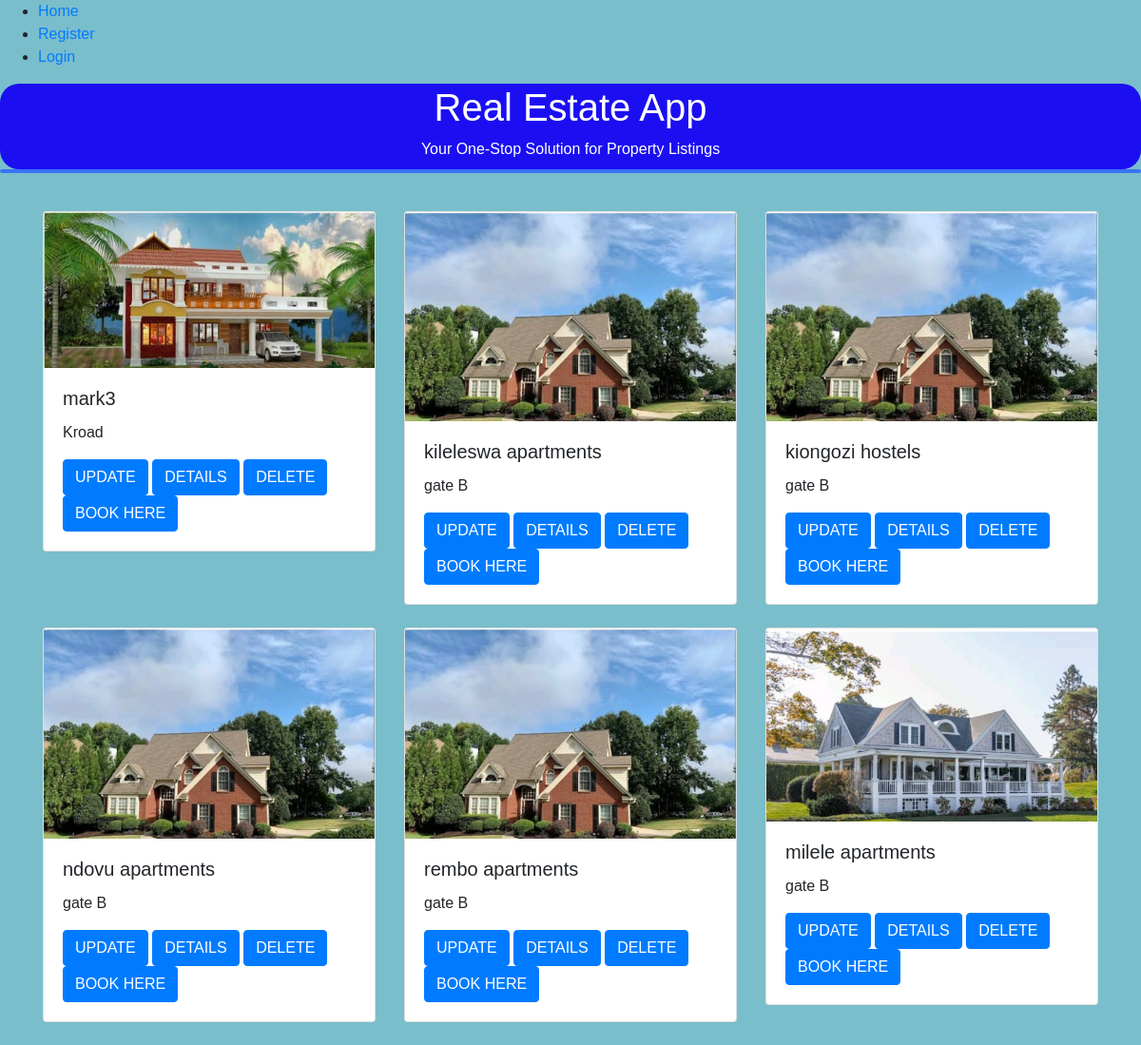
Page /listing_all/ on the committed database.
### coreApp/models.py (models this page shows, shortened)
class Property_model(models.Model):
    user = models.ForeignKey(User, on_delete=models.CASCADE, related_name='property')
    property_name = models.CharField(max_length=255)
    location = models.CharField(max_length=50)
    image = models.ImageField(blank=True, null=True)
    rental_price = models.DecimalField(max_digits=10, decimal_places=2)
    security_deposit = models.DecimalField(max_digits=10, decimal_places=2)
    start_date = models.start_date = datetime.now()
    end_date = models.end_date = datetime.now()
    duration = models.DurationField()
    date_paid = models.DateField(blank=True, null=True)
    AMENITIES_CHOICES = [
        ('Balcony','Balcony'),
        ('Gym','Gym'),
        ('SwimmingPool','SwimmingPool')]
    STATUS_CHOICES=[
        ('Available','Available'),
        ('Occupied', 'Occupied') ]
    HOUSE_SIZE = [('STANDARD','STANDARD'),
                  ('Spacious','Spacious')]
    TYPE_OF_HOUSE =[('Singleroom','Singleroom'),
                    ('Bedsitter','Bedsitter'),
                    ('Onebedroom','Onebedroom'),
                    ('Twobedroom','Twobedroom'),
                    ('Threebedroom','Threebedroom'),
                    ('Fourbedroom','Fourbedroom'),
                    ('Studio','Studio'),
                    ('Commercialshops','Commercialshops')]
    amenities = models.TextField(choices=AMENITIES_CHOICES)
    status = models.TextField(choices=STATUS_CHOICES)
    house_type = models.CharField(max_length=50,choices=TYPE_OF_HOUSE)
    size = models.CharField(max_length=50,choices=HOUSE_SIZE)

### coreApp/views.py (the view)
# urls.py: path('listing_all/', property_model_list, name ='listing_all'),
def property_model_list(request):
    listings = Property_model.objects.all()
    context = {
        "listings":listings
    }
    return render(request, "listings_list.html", context)

### coreApp/templates/listings_list.html
{% include 'commons/base.html' %}
{% block content %}
<div class="container">
    <div class="row">
        {% for listing in listings %}
        <div class="col-md-4 mb-4">
            <div class="card">
                <img src="{{ listing.image.url }}" alt="{{ listing.name }}" class="card-img-top img-fluid">
                <div class="card-body">
                    <h5 class="card-title">{{ listing.property_name }}</h5>
                    <p class="card-text">{{ listing.location }}</p>
                    <a href="{% url 'coreApp:update_listing' listing.id %}" class="btn btn-primary">UPDATE</a>
                    <a href="{% url 'coreApp:retrieve_listing' listing.id %}" class="btn btn-primary">DETAILS</a>
                    <a href="{% url 'coreApp:delete_listing' listing.id %}" class="btn btn-primary">DELETE</a>
                    <a href="{% url 'coreApp:book_property' listing.id %}" class="btn btn-primary">BOOK HERE</a>
                </div>
            </div>
        </div>
        {% endfor %}
    </div>
</div>
{% endblock %}

### accounts/templates/commons/base.html (style rules this page uses)
body { display: flex; flex-direction: column; min-height: 100vh; margin: 0; font-family: Arial, sans-serif; background-color: #7abecc; }

### rows in the picture
Property_model: image (picture), property_name "mark3", location "Kroad"
Property_model: image (picture), property_name "kileleswa apartments", location "gate B"
Property_model: image (picture), property_name "kiongozi hostels", location "gate B"
Property_model: image (picture), property_name "ndovu apartments", location "gate B"
Property_model: image (picture), property_name "rembo apartments", location "gate B"
Property_model: image (picture), property_name "milele apartments", location "gate B"
